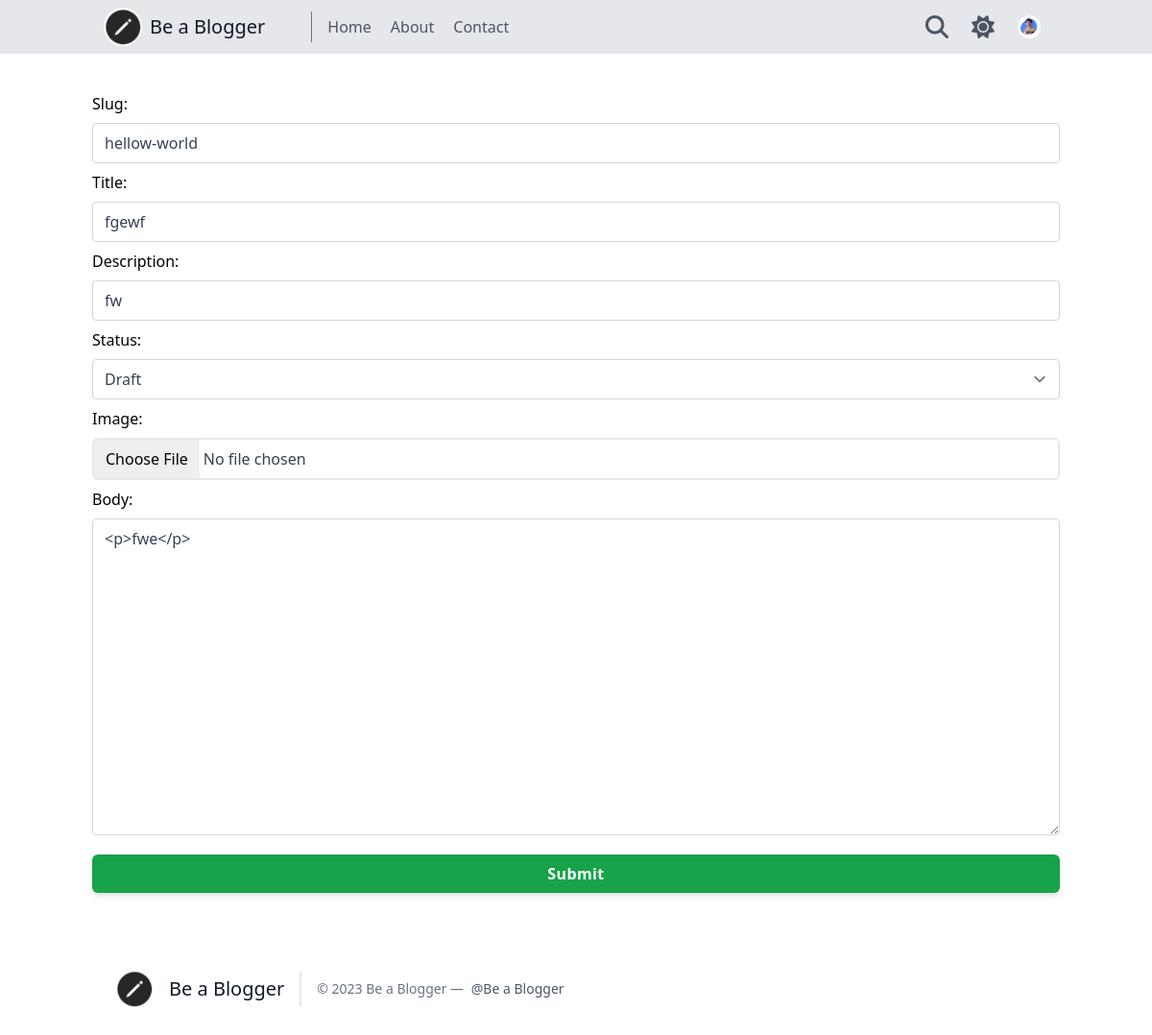
Page /blog/nilesh/hellow-world/update (signed in) on the committed database.
### home/models.py (models this page shows, shortened)
class UserProfile(models.Model):
    user = models.OneToOneField(User,on_delete=models.CASCADE)
    profilePic= models.ImageField(upload_to='profile/',default='profile/default1.png')
    about = models.CharField(max_length=255,blank=True)
    siteTitle= models.CharField(max_length=255,blank=True)
    siteDescription = models.TextField(blank=True)
    siteImage= models.ImageField(upload_to='site/',default='site/default.png')

class Blog(models.Model):
    user = models.ForeignKey(UserProfile,on_delete=models.CASCADE)
    slug = models.CharField(null=False,blank=False,max_length=255)
    title = models.CharField(max_length=150,blank=False,null=False)
    description = models.CharField(max_length=250,blank=True)
    tags = TaggableManager()
    image = models.ImageField(upload_to='blog/',default='blog/default.png')
    body = HTMLField()
    status= models.CharField(choices=choice,default='1',max_length=20)
    created_at = models.DateTimeField(auto_now_add=True)
    updated_at = models.DateTimeField(auto_now=True)
    class Meta:
        unique_together = ('user', 'slug',)

### blog/views.py (the view)
# urls.py: path('<str:user>/<str:slug>/update',views.UpdateView,name='update'),
def UpdateView(request,user,slug):
    user = User.objects.filter(username=user).first()
    user= UserProfile.objects.filter(user=user).first()
    post2 = Blog.objects.filter(user=user,slug=slug).first()
    if request.user.is_authenticated and user.user.username == request.user.username:
        if request.method == 'POST' :
            form = PostForm(request.POST,request.FILES,instance=post2)
            if form.is_valid():
                post = form.save(commit=False)
                post.save()
                form.save_m2m()
                return redirect('/blog/'+user.user.username+'/'+post2.slug)
        else:
            form = PostForm(instance=post2)
            return render(request,'blog/create.html',{'form':form})
    else:
        messages.error(request,'you are not allow to update this blog')
        return redirect('/')

### blog/forms.py
class PostForm(forms.ModelForm):
    image = forms.ImageField(widget=forms.FileInput,required=False)
    class Meta:
        model = Blog
        fields = ["slug", "title", "description", "tags",'status',"image","body"]

### blog/templatetags/extras.py (called while the page is built)
@register.filter(name='getprofile')
def getprofile(user):
    profile = UserProfile.objects.filter(user=user).first()
    return profile.profilePic

### templates/blog/create.html (shortened to what this page needs)
{% extends 'base.html' %}
{% block body %}
<div class=''>
    <form action="" method="post" class='flex flex-col py-10 md:px-24 px-4 ' enctype="multipart/form-data" >
        {{form}}
        <input type="submit" class=' px-6 my-5 py-2 font-medium tracking-wide text-white capitalize transition-colors duration-300 transform bg-green-600 rounded-lg hover:bg-green-500 focus:outline-none focus:ring focus:ring-green-300 focus:ring-opacity-80' value="submit">
    </form>
</div>
{% endblock body %}

### templates/base.html (shortened to what this page needs)
<!DOCTYPE html>
<html lang="en" >
{% load static %}
<head>
  <link rel="stylesheet" href="https://cdnjs.cloudflare.com/ajax/libs/font-awesome/6.2.1/css/all.min.css"
 />
  <script src="https://cdn.tailwindcss.com?plugins=forms,typography,aspect-ratio,line-clamp"></script>
  <link rel="stylesheet" href="{% static 'css/prism.css' %}">
  {% load extras %}
</head>
<body class='dark:bg-[#030303] dark:text-gray-50 transition-all'>
  <header class="text-gray-600 sticky top-0 bg-gray-200 dark:bg-gray-800 dark:text-gray-100 z-50 body-font">
    <div class="container mx-auto flex flex-wrap px-5 py-2  flex-row items-center">
      <a href='{% url 'home' %}' class="flex title-font font-medium items-center text-gray-900">
        <img src="{% static 'logo1.png' %}" class="md:h-10 dark:invert h-10 rounded-full" alt="Be a Blogger" /> <span class='mx-2 dark:text-white text-xl'>Be a Blogger</span>
      </a>
      <nav
        class="md:mr-auto md:ml-10 md:py-1 md:pl-4 md:border-l md:border-gray-500 md:flex hidden flex-wrap items-center text-base justify-center">
        <a href="{% url 'home' %}" class="mr-5 hover:text-gray-900 dark:hover:text-gray-300 transition-all">Home</a>
        <a href="{% url 'about' %}" class="mr-5 hover:text-gray-900 dark:hover:text-gray-300 transition-all">About</a>
        <a href="{% url 'contact' %}" class="mr-5 hover:text-gray-900 dark:hover:text-gray-300 transition-all">Contact</a>
      </nav>
      <div class='flex items-center ml-auto justify-center gap-2'>
        <a href='{% url 'search' %}'
          class='p-2 h-10 w-10 flex items-center justify-center rounded-full hover:bg-gray-200 dark:hover:bg-gray-600  transition-all '>
          <i  class="fa-solid fa-magnifying-glass md:text-2xl  text-xl   dark:text-gray-100  text-gray-600"></i>
        </a>
        <button id="dark-button"
          class='p-2 h-10 w-10 flex items-center justify-center rounded-full hover:bg-gray-200 dark:hover:bg-gray-600  transition-all '>
          <i id="dark-icon" class="fa-solid fa-sun md:text-2xl text-xl    dark:text-gray-100  text-gray-600"></i>
        </button>
        <button id="drop-btn" type="button"
          class=" p-2 rounded-full h-10 w-10 flex items-center justify-center hover:bg-gray-200 dark:hover:bg-gray-600  transition-all ">
          <img src="{% if user.is_authenticated %}/media/{{request.user|getprofile}}{% else %}/media/profile/default1.png{% endif %}" class="  rounded-full text-xl  dark:text-gray-100  text-gray-600  "/>
        </button>
      </div>
    </div>
  </header>
  {% block body %} {% endblock body %}
  <footer class="text-gray-700 dark:bg-gray-800  body-font">
    <div class="container px-5 py-4 mx-auto flex items-center sm:flex-row flex-col">
      <a
        class="flex title-font font-medium items-center md:justify-start justify-center dark:text-gray-100 text-gray-900">
        <img src="{% static 'logo1.png' %}" class="w-16 h-16 p-3 rounded-full" alt="" />
        <span class="ml-1 text-xl">Be a Blogger</span>
      </a>
      <p
        class="text-sm text-gray-500 dark:text-gray-200 sm:ml-4 sm:pl-4 sm:border-l-2 sm:border-gray-200 sm:py-2 sm:mt-0 mt-4">
        © 2023 Be a Blogger —
        <a href="#" class="text-gray-600 dark:text-gray-300 ml-1" rel="noopener noreferrer" target="_blank">@Be a Blogger</a>
      </p>
    </div>
  </footer>
</body>
</html>

### rows in the picture
Blog: slug "hellow-world", title "fgewf", description "fw", status "Draft", body "<p>fwe</p>"
